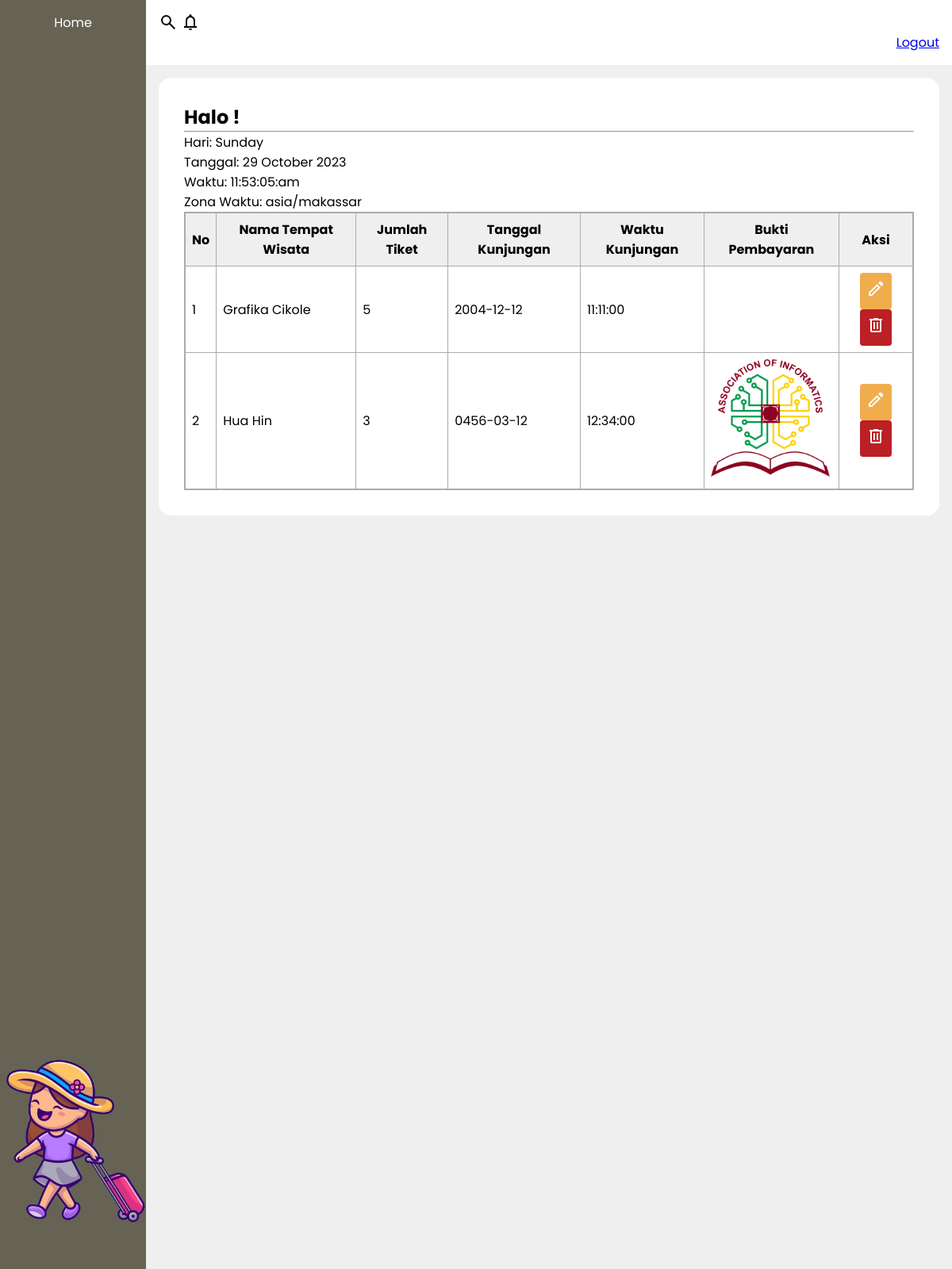
Page /dashboard.php on the committed database.
### tables this page shows
CREATE TABLE `tiket` (
  `id_tempat` int(11) NOT NULL,
  `nama_tempat` text NOT NULL,
  `jumlah_tiket` int(11) NOT NULL,
  `tanggal_kunjungan` date NOT NULL,
  `waktu_kunjungan` time DEFAULT NULL,
  `gambar` varchar(255) NOT NULL
);

### dashboard.php (the view, shortened to what this page needs)
<?php
require 'koneksi.php';
$result = mysqli_query($conn, 'SELECT *FROM tiket');
$tiket = [];
while ($row = mysqli_fetch_assoc($result)){
    $tiket[] = $row;
}
?>
<!DOCTYPE html>
<html lang="en">
<head>
    <link rel="stylesheet" href="style.css">
</head>
<body>
    <div class="dashboard">
        <nav class="dash-side-bar">
            <ul>
                <a href="home.html">Home</a>
            </ul>
            <img src="foto/libur.png" alt="">
        </nav>
        <main class="dash-container">
            <section class="dash-nav-bar">
                <div class="dash-nav-icon">
                </div>
                <div class="dash-account">
                    <p><a href="home.html">Logout</a></p>
                </div>
            </section>
            <section class="dash-main">
                <h1>Halo !</h1>
                <hr>
                <div class="date-time">
                <p>
                    Hari: <?php echo date("l"); ?><br>
                    Tanggal: <?php echo date("j F Y"); ?><br>
                    Waktu: <?php echo date("h:i:s:a") ?><br>
                    Zona Waktu: <?php echo date_default_timezone_get(); ?>
                </p>
                </div>
                <table>
                    <thead>
                        <tr>
                            <th>No</th>
                            <th>Nama Tempat Wisata</th>
                            <th>Jumlah Tiket</th>
                            <th>Tanggal Kunjungan</th>
                            <th>Waktu Kunjungan</th>
                            <th>Bukti Pembayaran</th>
                            <th>Aksi</th>
                        </tr>
                    </thead>
                    <tbody>
                    <?php $i = 1; foreach($tiket as $tkt) :?>
                        <tr>
                            <td><?php echo $i?></td>
                            <td><?php echo $tkt["nama_tempat"] ?></td>
                            <td><?php echo $tkt["jumlah_tiket"] ?></td>
                            <td><?php echo $tkt["tanggal_kunjungan"] ?></td>
                            <td><?php echo $tkt["waktu_kunjungan"] ?></td>
                            <td><img src="uploads/<?php echo $tkt["gambar"] ?>" alt=""width="150"></td>
                            <td class="action">
                                <a href="update.php?id_tempat=<?php echo $tkt["id_tempat"] ?>"><button class="edit-btn"><svg xmlns="http://www.w3.org/2000/svg" height="24" viewBox="0 -960 960 960" width="24" fill="white"><path d="M200-200h56l345-345-56-56-345 345v56Zm572-403L602-771l56-56q23-23 56.5-23t56.5 23l56 56q23 23 24 55.5T829-660l-57 57Zm-58 59L290-120H120v-170l424-424 170 170Zm-141-29-28-28 56 56-28-28Z"/></svg></button>
                                <a href="delete.php?id_tempat=<?php echo $tkt["id_tempat"] ?>"><button class="delete-btn"><svg xmlns="http://www.w3.org/2000/svg" height="24" viewBox="0 -960 960 960" width="24" fill="white"><path d="M280-120q-33 0-56.5-23.5T200-200v-520h-40v-80h200v-40h240v40h200v80h-40v520q0 33-23.5 56.5T680-120H280Zm400-600H280v520h400v-520ZM360-280h80v-360h-80v360Zm160 0h80v-360h-80v360ZM280-720v520-520Z"/></svg></button>
                            </td>
                        </tr>
                    <?php $i++; endforeach; ?>
                    </tbody>
                </table>
            </section>
        </main>
    </div>
</body>
</html>

### style.css (style rules this page uses)
* { margin: 0; padding: 0; font-family: 'Poppins', sans-serif; }
nav { background-color: white; padding: 16px 32px; display: flex; justify-content: space-between; align-items: center; }
.dashboard { width: 100%; height: 200vh; display: flex; position: relative; }
.dash-side-bar { width: 10%; height: auto; background-color: #666355; display: flex; flex-direction: column; }
.dash-side-bar a { font-size: medium; text-decoration: none; color: white; }
.dash-side-bar img { height: 300px; }
.dash-container { width: 85%; height: auto; background-color: #EFEFEF; overflow: hidden; }
.dash-nav-bar { width: auto; padding: 16px; background-color: white; display: flex; justify-content: space-between; }
.dash-nav-icon { display: inline; }
.dash-account { gap: 8px; text-decoration: none; }
.dash-main { width: auto; margin: 16px; padding: 32px; border-radius: 16px; background-color: white; }
.dash-main table { width: 100%; border: 2px solid #ABABAB; border-collapse: collapse; }
.dash-main table thead { background-color: #EFEFEF; }
.dash-main table th, td { padding: 8px; border: 1px solid #ABABAB; }
.action { text-align: center; }
.edit-btn { background-color: #F0AD4E; padding: 8px; border: none; border-radius: 4px; }
.delete-btn { background-color: #BB2124; padding: 8px; border: none; border-radius: 4px; }

### dashboard.php (style rules this page uses)
img { object-fit: cover; }

### rows in the picture
tiket: nama_tempat "Grafika Cikole", jumlah_tiket "5", tanggal_kunjungan "2004-12-12", waktu_kunjungan "11:11:00"
tiket: nama_tempat "Hua Hin", jumlah_tiket "3", tanggal_kunjungan "0456-03-12", waktu_kunjungan "12:34:00", gambar (picture)

### other values in the picture
date_default_timezone_get() "asia/makassar"
